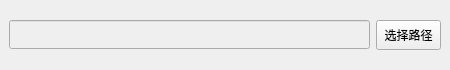
<?xml version="1.0" encoding="UTF-8"?>
<ui version="4.0">
 <class>Form</class>
 <widget class="QWidget" name="Form">
  <property name="geometry">
   <rect>
    <x>0</x>
    <y>0</y>
    <width>450</width>
    <height>70</height>
   </rect>
  </property>
  <property name="minimumSize">
   <size>
    <width>450</width>
    <height>70</height>
   </size>
  </property>
  <property name="maximumSize">
   <size>
    <width>450</width>
    <height>70</height>
   </size>
  </property>
  <property name="windowTitle">
   <string>文件保存设置</string>
  </property>
  <property name="windowIcon">
   <iconset resource="../assets.qrc">
    <normaloff>:/ico/images/folder.png</normaloff>
    <disabledon>:/icon/images/folder.png</disabledon>:/ico/images/folder.png</iconset>
  </property>
  <layout class="QHBoxLayout" name="horizontalLayout">
   <property name="leftMargin">
    <number>9</number>
   </property>
   <property name="topMargin">
    <number>8</number>
   </property>
   <property name="rightMargin">
    <number>9</number>
   </property>
   <property name="bottomMargin">
    <number>8</number>
   </property>
   <item>
    <widget class="QLineEdit" name="text_input">
     <property name="enabled">
      <bool>false</bool>
     </property>
     <property name="minimumSize">
      <size>
       <width>0</width>
       <height>29</height>
      </size>
     </property>
     <property name="maximumSize">
      <size>
       <width>16777215</width>
       <height>29</height>
      </size>
     </property>
     <property name="dragEnabled">
      <bool>false</bool>
     </property>
     <property name="readOnly">
      <bool>false</bool>
     </property>
    </widget>
   </item>
   <item>
    <widget class="QPushButton" name="button_select">
     <property name="minimumSize">
      <size>
       <width>65</width>
       <height>30</height>
      </size>
     </property>
     <property name="maximumSize">
      <size>
       <width>60</width>
       <height>30</height>
      </size>
     </property>
     <property name="text">
      <string>选择路径</string>
     </property>
    </widget>
   </item>
  </layout>
 </widget>
 <resources>
  <include location="../assets.qrc"/>
 </resources>
 <connections/>
</ui>
